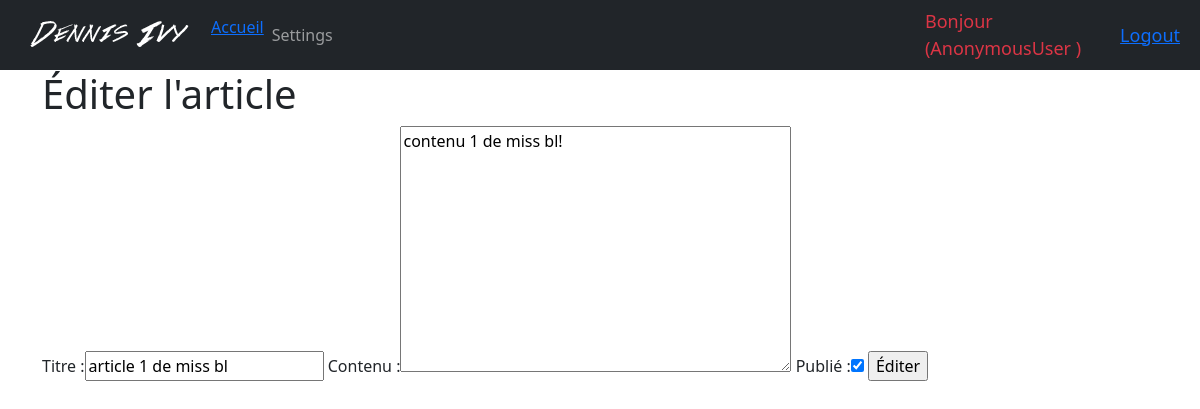
The page /blog/edit/article-1-de-miss-bl/ on the database its author committed.
### posts/models.py (models this page shows, shortened)
class BlogPost(models.Model):
    title = models.CharField(max_length=255, unique=True, verbose_name="Titre")
    slug = models.SlugField(max_length=255, unique=True, blank=True)
    author = models.ForeignKey(User, on_delete=models.SET_NULL, null=True, blank=True)
    last_updated = models.DateTimeField(auto_now_add=True)
    created_on = models.DateField(blank=True, null=True, auto_now_add=True)
    published = models.BooleanField(default=False, verbose_name="Publié")
    content = models.TextField(blank=True, verbose_name="Contenu")
    class Meta:
        verbose_name = "Article"

### posts/views.py (the view)
# urls.py: path('edit/<str:slug>/', BlogPostEdit.as_view(), name="edit"),
class BlogPostEdit(UpdateView):
    model = BlogPost
    template_name = 'posts/blogpost_edit.html'
    fields = ['title', 'content', 'published', ]

### templates/posts/blogpost_edit.html (shortened to what this page needs)
{% extends 'posts/base.html' %}
{% block content %}
    <h1>Éditer l'article</h1>
    <form method="POST">
        {{ form }}
        <input type="submit" value="Éditer">
    </form>
{% endblock %}

### rows shown on the page
BlogPost: title "article 1 de miss bl", content "contenu 1 de miss bl!", published "☑"

### other values the page prints
{{ request.user }} "AnonymousUser"
